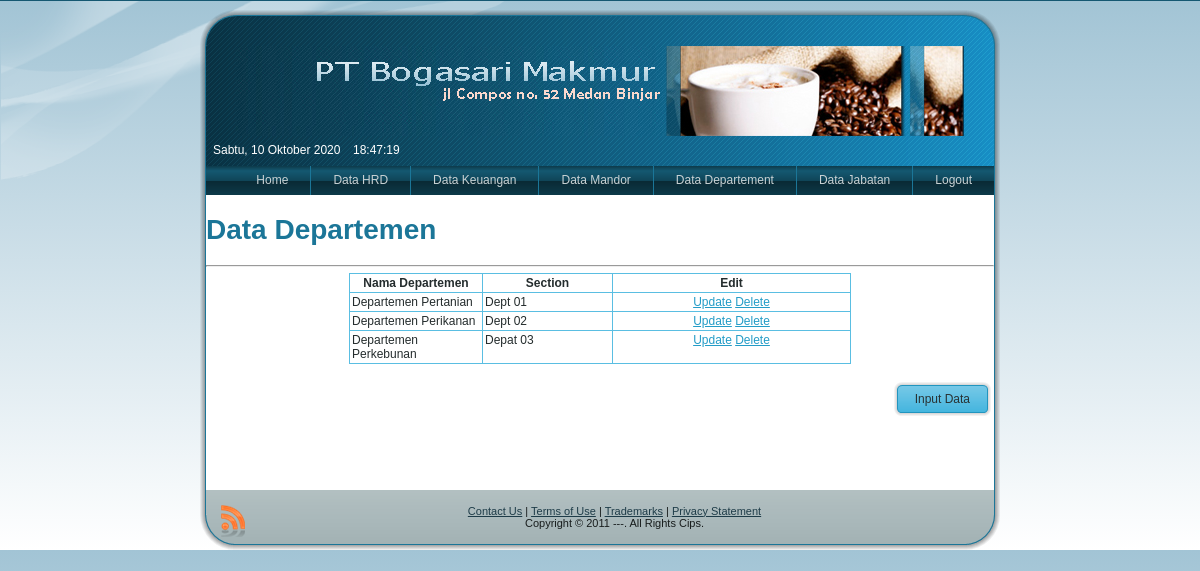
Screenshot of /penggajian3/uadmin.php?page=viewdepartment with the database file from the repository.
### tables this page shows
CREATE TABLE `departemen` (
  `id_departemen` int(6) NOT NULL auto_increment,
  `nama_departemen` varchar(25) default NULL,
  `section` varchar(25) default NULL,
  PRIMARY KEY  (`id_departemen`)
);

### penggajian3/system/hrd/view_department.php (the view, shortened to what this page needs)
<!DOCTYPE html PUBLIC "-//W3C//DTD XHTML 1.0 Transitional//EN" "http://www.w3.org/TR/xhtml1/DTD/xhtml1-transitional.dtd">
<html xmlns="http://www.w3.org/1999/xhtml">
<head>
</head>
<body>
<h1 align="left">Data Departemen </h1>
<hr />
<table width="100%" border="0" align="center" class="tbls">
<tr>
    <td width="128"><div align="center"><strong>Nama Departemen </strong></div></td>
    <td width="125"><div align="center"><strong>Section</strong></div></td>
    <td width="233"><div align="center"><strong>Edit</strong></div></td>
</tr>
<?php include"koneksi.php";
 $sql=mysql_query("select * from departemen");
		 while($re=mysql_fetch_array($sql)){ ?>
			<tr align="left" valign="top">
				<td>
					<?php echo $re[nama_departemen] ?>			</td>
				<td>
					<?php echo $re[section] ?>		</td>
                <td align="center">
					<a href="?page=ubahdepartment&id=<?php echo $re[id_departemen]; ?>">Update</a>
					<a href="?page=viewdepartment&id=<?php echo $re[id_departemen]; ?>" onClick="return confirm('Apakah Anda yakin menghapus data ini ?')">Delete</a>				</td>
			</tr><?php }
	?>
</table>
<br/>
<table width="100%" border="0" align="center">
  <tr>
    <td>
    <div align="right">
<a class="Button" href="?page=t_department">
     <span class="btn">
            <span class="l"></span>
            <span class="t">Input Data</span>
      </span>
</a></div>
    </td>
  </tr>
</table>
<br/>
<br/>
<p>&nbsp;</p>
</body>
</html>

### penggajian3/style.css (style rules this page uses)
body { margin: 0 auto; padding: 0; background-color: #145871; }
body { font-family: Arial, Helvetica, Sans-Serif; font-size: 12px; font-style: normal; font-weight: normal; color: #242C2D; }
a { font-family: Arial, Helvetica, Sans-Serif; text-decoration: underline; color: #239CC7; }
a:link { font-family: Arial, Helvetica, Sans-Serif; text-decoration: underline; color: #239CC7; }
h1, h2, h3, h4, h5, h6, h1 a, h2 a, h3 a, h4 a, h5 a, h6 a h1 a:hover, h2 a:hover, h3 a:hover, h4 a:hover, h5 a:hover, h6 a:hover h1 a:visited, h2 a:visited, h3 a:visited, h4 a:visited, h5 a:visited, h6 a:visited { font-weight: normal; font-style: normal; text-decoration: none; }
h1, h1 a, h1 a:link, h1 a:visited, h1 a:hover { font-family: Arial, Helvetica, Sans-Serif; font-size: 28px; font-style: normal; font-weight: bold; text-align: left; color: #1B7698; }
.Button { display:inline-block; width: auto; outline:none; border:none; background:none; line-height:34px; margin:0; padding:0; overflow: visible; cursor: default; text-decoration: none !important; z-index:0; }
.Button .btn { display:block; position:relative; float:left; height: 34px; overflow:hidden; white-space: nowrap; width: auto; color: #293233; }
.Button .btn .t { display:block; height: 34px; font-family: Arial, Helvetica, Sans-Serif; font-size: 12px; font-style: normal; font-weight: normal; white-space: nowrap; text-align: left; padding: 0 21px; line-height: 34px; text-decoration: none !important; }
.Button .btn .l, .Button .btn .r { display:block; position:absolute; z-index:-1; height: 102px; background-image: url('images/Button.png'); }
.Button .btn .l { left:0; right:11px; }

### penggajian3/uadmin.php (style rules this page uses)
.tbls table, table.tbls { border-collapse: collapse; margin: 1px; width:auto; }
.tbls table, table.tbls .tbls tr, .tbls th, .tbls td { background-color:Transparent; }
.tbls th, .tbls td { padding: 2px; border: solid 1px #5ABEE2; vertical-align: top; }
#all { background: -webkit-gradient(linear, left top, left bottom, from(#a2c4d5), to(#ffffff)); background: -moz-linear-gradient(top, #a2c4d5, #ffffff) no-repeat; filter: progid:DXImageTransform.Microsoft.gradient(startColorstr='#a2c4d5', endColorstr='#ffffff'); -ms-filter: progid:DXImageTransform.Microsoft.gradient(startColorstr='#a2c4d5', endColorstr='#ffffff'); }

### rows the page displays
departemen: nama_departemen "Departemen Pertanian", section "Dept 01"
departemen: nama_departemen "Departemen Perikanan", section "Dept 02"
departemen: nama_departemen "Departemen Perkebunan", section "Depat 03"
